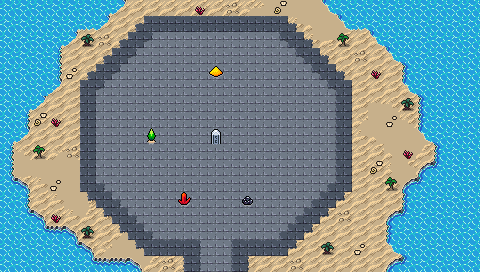

A level layout from a 2D game, rendered from its tile map. Below: a short description, then the map file with tile-grid data replaced by summaries:
An orthogonal 30x17 tile map with 16x16 px tiles, 5 tile layers (Collision, Background, Walls, Ornamental Walls, ...), 2 tilesets and 6 objects.

<map version="1.5" tiledversion="1.7.2" orientation="orthogonal" renderorder="right-down" width="30" height="17" tilewidth="16" tileheight="16" infinite="0" nextlayerid="8" nextobjectid="82">
 <editorsettings>
  <export target="wastetown..tmx" format="tmx" />
 </editorsettings>
 <tileset firstgid="1" source="../../../../common/maps/tileset/main.tsx" />
 <tileset firstgid="3477" source="../../../../common/maps/tileset/buildings.tsx" />
 <layer id="6" name="Collision" width="30" height="17">
  <data>[510 cells, 6 non-empty, 1 distinct tile ids]</data>
 </layer>
 <layer id="1" name="Background" width="30" height="17">
  <data>[510 cells, 510 non-empty, 34 distinct tile ids]</data>
 </layer>
 <layer id="2" name="Walls" width="30" height="17">
  <data>[510 cells, 61 non-empty, 12 distinct tile ids]</data>
 </layer>
 <layer id="7" name="Ornamental Walls" width="30" height="17">
  <data>[510 cells, 79 non-empty, 7 distinct tile ids]</data>
 </layer>
 <layer id="3" name="Clutter" width="30" height="17">
  <properties>
   <property name="spriteLayer" type="bool" value="true" />
  </properties>
  <data>[510 cells, 31 non-empty, 11 distinct tile ids]</data>
 </layer>
 <objectgroup id="4" name="Objects">
  <object id="76" template="../../../../common/maps/obj/door_up.tx" x="208" y="272">
   <properties>
    <property name="teleport" value="../Shandalar Old Border/maps/map/jacetower/portal_1U2.tmx" />
    <property name="teleportObjectId" value="83" />
   </properties>
  </object>
  <object id="77" template="../../../../common/maps/obj/door_down.tx" x="208" y="145.333">
   <properties>
    <property name="teleport" value="../Shandalar Old Border/maps/map/jacetower/portal_1.tmx" />
    <property name="teleportObjectId" value="87" />
   </properties>
  </object>
  <object id="78" template="../../../../common/maps/obj/door_down.tx" x="144" y="145.333">
   <properties>
    <property name="teleport" value="../Shandalar Old Border/maps/map/jacetower/portal_1G.tmx" />
    <property name="teleportObjectId" value="78" />
   </properties>
  </object>
  <object id="79" template="../../../../common/maps/obj/door_down.tx" x="207.333" y="80">
   <properties>
    <property name="teleport" value="../Shandalar Old Border/maps/map/jacetower/portal_1W.tmx" />
    <property name="teleportObjectId" value="77" />
   </properties>
  </object>
  <object id="80" template="../../../../common/maps/obj/door_down.tx" x="176.667" y="208">
   <properties>
    <property name="teleport" value="../Shandalar Old Border/maps/map/jacetower/portal_1R.tmx" />
    <property name="teleportObjectId" value="71" />
   </properties>
  </object>
  <object id="81" template="../../../../common/maps/obj/door_down.tx" x="241.333" y="209.333">
   <properties>
    <property name="teleport" value="../Shandalar Old Border/maps/map/jacetower/portal_1B.tmx" />
    <property name="teleportObjectId" value="65" />
   </properties>
  </object>
 </objectgroup>
</map>
